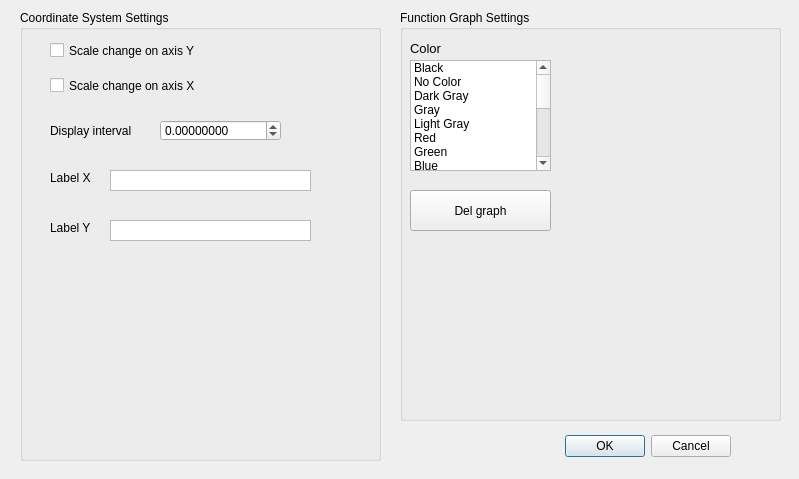
<?xml version="1.0" encoding="UTF-8"?>
<ui version="4.0">
 <class>UGraphControlDialog</class>
 <widget class="QDialog" name="UGraphControlDialog">
  <property name="geometry">
   <rect>
    <x>0</x>
    <y>0</y>
    <width>799</width>
    <height>479</height>
   </rect>
  </property>
  <property name="windowTitle">
   <string>Dialog</string>
  </property>
  <property name="windowOpacity">
   <double>1.000000000000000</double>
  </property>
  <property name="toolTipDuration">
   <number>-1</number>
  </property>
  <property name="sizeGripEnabled">
   <bool>false</bool>
  </property>
  <widget class="QDialogButtonBox" name="buttonBox">
   <property name="geometry">
    <rect>
     <x>390</x>
     <y>430</y>
     <width>341</width>
     <height>32</height>
    </rect>
   </property>
   <property name="orientation">
    <enum>Qt::Horizontal</enum>
   </property>
   <property name="standardButtons">
    <set>QDialogButtonBox::Cancel|QDialogButtonBox::Ok</set>
   </property>
  </widget>
  <widget class="QGroupBox" name="coordinateSystemSettings">
   <property name="geometry">
    <rect>
     <x>20</x>
     <y>10</y>
     <width>361</width>
     <height>451</height>
    </rect>
   </property>
   <property name="title">
    <string>Coordinate System Settings</string>
   </property>
   <widget class="QCheckBox" name="checkBoxAxisY">
    <property name="geometry">
     <rect>
      <x>30</x>
      <y>30</y>
      <width>161</width>
      <height>21</height>
     </rect>
    </property>
    <property name="text">
     <string>Scale change on axis Y</string>
    </property>
   </widget>
   <widget class="QCheckBox" name="checkBoxAxisX">
    <property name="geometry">
     <rect>
      <x>30</x>
      <y>60</y>
      <width>161</width>
      <height>31</height>
     </rect>
    </property>
    <property name="text">
     <string>Scale change on axis X</string>
    </property>
   </widget>
   <widget class="QDoubleSpinBox" name="doubleSpinBox">
    <property name="geometry">
     <rect>
      <x>140</x>
      <y>110</y>
      <width>121</width>
      <height>21</height>
     </rect>
    </property>
    <property name="decimals">
     <number>8</number>
    </property>
    <property name="minimum">
     <double>-1.000000000000000</double>
    </property>
    <property name="maximum">
     <double>100.000000000000000</double>
    </property>
   </widget>
   <widget class="QLabel" name="label">
    <property name="geometry">
     <rect>
      <x>30</x>
      <y>110</y>
      <width>101</width>
      <height>21</height>
     </rect>
    </property>
    <property name="text">
     <string>Display interval</string>
    </property>
   </widget>
   <widget class="QLabel" name="label_3">
    <property name="geometry">
     <rect>
      <x>30</x>
      <y>160</y>
      <width>55</width>
      <height>16</height>
     </rect>
    </property>
    <property name="text">
     <string>Label X</string>
    </property>
   </widget>
   <widget class="QLabel" name="label_4">
    <property name="geometry">
     <rect>
      <x>30</x>
      <y>210</y>
      <width>55</width>
      <height>16</height>
     </rect>
    </property>
    <property name="text">
     <string>Label Y</string>
    </property>
   </widget>
   <widget class="QTextEdit" name="textEditLableY">
    <property name="geometry">
     <rect>
      <x>90</x>
      <y>210</y>
      <width>201</width>
      <height>21</height>
     </rect>
    </property>
    <property name="verticalScrollBarPolicy">
     <enum>Qt::ScrollBarAlwaysOff</enum>
    </property>
   </widget>
   <widget class="QTextEdit" name="textEditlableX">
    <property name="geometry">
     <rect>
      <x>90</x>
      <y>160</y>
      <width>201</width>
      <height>21</height>
     </rect>
    </property>
    <property name="verticalScrollBarPolicy">
     <enum>Qt::ScrollBarAlwaysOff</enum>
    </property>
   </widget>
  </widget>
  <widget class="QGroupBox" name="groupBox">
   <property name="geometry">
    <rect>
     <x>400</x>
     <y>10</y>
     <width>381</width>
     <height>411</height>
    </rect>
   </property>
   <property name="title">
    <string>Function Graph Settings</string>
   </property>
   <widget class="QLabel" name="label_2">
    <property name="geometry">
     <rect>
      <x>10</x>
      <y>30</y>
      <width>55</width>
      <height>16</height>
     </rect>
    </property>
    <property name="font">
     <font>
      <pointsize>10</pointsize>
     </font>
    </property>
    <property name="text">
     <string>Color</string>
    </property>
   </widget>
   <widget class="QListWidget" name="colorListWidget">
    <property name="geometry">
     <rect>
      <x>10</x>
      <y>50</y>
      <width>141</width>
      <height>111</height>
     </rect>
    </property>
    <item>
     <property name="text">
      <string>Black</string>
     </property>
    </item>
    <item>
     <property name="text">
      <string>No Color</string>
     </property>
    </item>
    <item>
     <property name="text">
      <string>Dark Gray</string>
     </property>
    </item>
    <item>
     <property name="text">
      <string>Gray</string>
     </property>
    </item>
    <item>
     <property name="text">
      <string>Light Gray</string>
     </property>
    </item>
    <item>
     <property name="text">
      <string>Red</string>
     </property>
    </item>
    <item>
     <property name="text">
      <string>Green</string>
     </property>
    </item>
    <item>
     <property name="text">
      <string>Blue</string>
     </property>
    </item>
    <item>
     <property name="text">
      <string>Cyan</string>
     </property>
    </item>
    <item>
     <property name="text">
      <string>Magenta</string>
     </property>
    </item>
    <item>
     <property name="text">
      <string>Yellow</string>
     </property>
    </item>
    <item>
     <property name="text">
      <string>Dark Red</string>
     </property>
    </item>
    <item>
     <property name="text">
      <string>Dark Green</string>
     </property>
    </item>
    <item>
     <property name="text">
      <string>Dark Blue</string>
     </property>
    </item>
    <item>
     <property name="text">
      <string>Dark Cyan</string>
     </property>
    </item>
    <item>
     <property name="text">
      <string>Dark Magenta</string>
     </property>
    </item>
    <item>
     <property name="text">
      <string>Dark Yellow</string>
     </property>
    </item>
   </widget>
   <widget class="QPushButton" name="pushButton">
    <property name="geometry">
     <rect>
      <x>10</x>
      <y>180</y>
      <width>141</width>
      <height>41</height>
     </rect>
    </property>
    <property name="text">
     <string>Del graph</string>
    </property>
   </widget>
  </widget>
 </widget>
 <resources/>
 <connections>
  <connection>
   <sender>buttonBox</sender>
   <signal>accepted()</signal>
   <receiver>UGraphControlDialog</receiver>
   <slot>accept()</slot>
   <hints>
    <hint type="sourcelabel">
     <x>248</x>
     <y>254</y>
    </hint>
    <hint type="destinationlabel">
     <x>157</x>
     <y>274</y>
    </hint>
   </hints>
  </connection>
  <connection>
   <sender>buttonBox</sender>
   <signal>rejected()</signal>
   <receiver>UGraphControlDialog</receiver>
   <slot>reject()</slot>
   <hints>
    <hint type="sourcelabel">
     <x>316</x>
     <y>260</y>
    </hint>
    <hint type="destinationlabel">
     <x>286</x>
     <y>274</y>
    </hint>
   </hints>
  </connection>
 </connections>
</ui>
